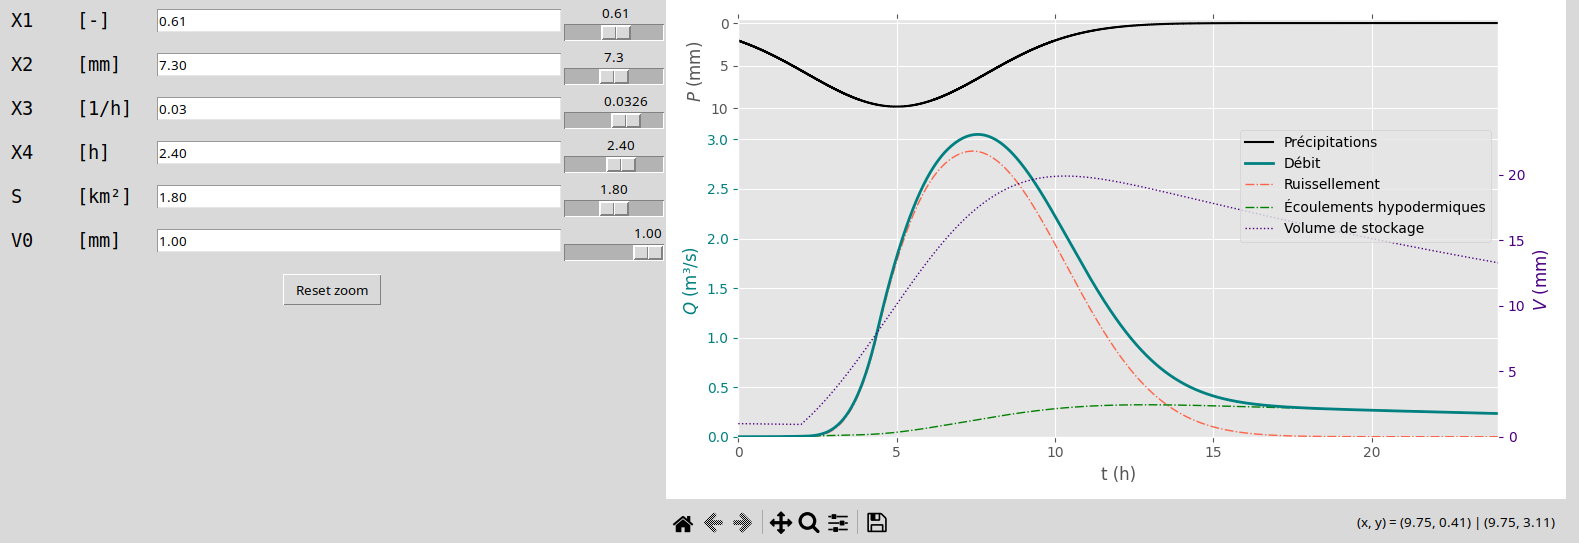

Python code for this plot:
import numpy as np
from matplotlib import pyplot as plt
from typing import Callable
from dataclasses import dataclass
from warnings import warn
from datetime import datetime
from matplotlib.dates import DateFormatter
from os.path import join, dirname


r"""
This module is fully dedicated to the GR4h method

It contains:
    - a Catchment object, storing the relevant catchment parameters
    - a Rain object, storing the relevant rain event data
    - a BlockRain object, simplifying the use of Rain objects
    - an Event object, storing the results of the GR4j(catchment, rain) model
    - a Diagram object for the quick representation of a hyetograph
    - an App to assess the effects of the catchment and rain parameters
"""


@dataclass(slots=True)
class Rain:
    """
    Rain object to apply to a Catchment object.

    Args:
        - time        (numpy.ndarray)  [h]
        - rainfall    (numpy.ndarray) [mm/h]

    Creates a GR4h object when called with a Catchment object:
    >>> gr4h = GR4h(catchment, rain)
    Creates an Event object when applied to a catchment
    >>> event = rain @ catchment
    """

    time: np.ndarray
    rainfall: np.ndarray

    def _duration(self):

        t0 = self.time[0]
        if isinstance(t0, datetime):
            return np.array([
                d.total_seconds() for d in self.time - t0
            ]) / 3600
        if isinstance(t0, float):
            return self.time.copy()

    def __matmul__(self, catchment):
        return gr4(rain=self, catchment=catchment)


@dataclass(slots=True)
class BlockRain:
    r"""
    A constant rain with a limited duration.

    Args:
        - intensity        (floaat)[mm/h]
        - duration         (float) [h]
        - timestep         (float) [h]: directly linked to precision
        - observation_span (float) [h]: the duration of the experiment

    Creates a GR4h object when called with a Catchment object:
    >>> gr4h = GR4h(catchment, rain)
    Creates an Event object when applied to a catchment
    >>> event = rain @ catchment
    """

    intensity: float
    duration: float
    timestep: float = None
    observation_span: float = None

    def __post_init__(self) -> None:

        if self.observation_span is None:
            self.observation_span = 5 * self.duration
        if self.timestep is None:
            self.timestep = self.duration / 200

    def to_rain(self):
        t = np.arange(0, self.observation_span, step=self.timestep)
        r = np.full_like(t, self.intensity)
        r[t > self.duration] = 0
        return Rain(t, r)

    def __matmul__(self, catchment):
        return self.to_rain() @ catchment


def _transfer_func(X4: float, num: int) -> np.ndarray:
    """
    This function will make the transition between the
    water flow and the discharge through a convolution

    discharge = convolution(_transfer_func(water_flow, time/X4))

    Args:
        - X4  (float): the hydrogram's raising time
        - num  (int) : the number of elements to give to the array

    Returns:
        - f (np.ndarray): = 3/(2*X4) * n**2            if n <= 1
                            3/(2*X4) * (2-n[n > 1])**2 if n >  1
    """
    n = np.linspace(0, 2, num)
    f = 3/(2*X4) * n**2
    f[n > 1] = 3/(2*X4) * (2-n[n > 1])**2
    return f


@dataclass(slots=True)
class Catchment:
    """
    Stores GR4h catchment parameters.

    Creates a GR4h object when called with a Rain object:
    >>> gr4h = GR4h(catchment, rain)
    Creates an Event object when applied to a Rain object
    >>> event = rain @ catchment

    Args:
        X1 (float)  [-] : dQ = X1 * dPrecipitations
        X2 (float)  [mm]: Initial abstraction (vegetation interception)
        X3 (float) [1/h]: Sub-surface water volume emptying rate dQs = X3*V*dt
        X4 (float)  [h] : the hydrogram's raising time
    """

    X1: float
    X2: float
    X3: float
    X4: float
    surface: float = 1
    initial_volume: float = 0
    transfer_function: Callable = _transfer_func

    @property
    def X(self):
        return self.X1, self.X2, self.X3, self.X4

    def __matmul__(self, rain):
        return rain @ self


@dataclass(slots=True)
class Event:
    """
    Stores relevant results of a GR4h calculation
    """

    time: np.ndarray
    rainfall: np.ndarray
    volume: np.ndarray
    water_flow: np.ndarray
    discharge_rain: np.ndarray
    discharge_volume: np.ndarray
    discharge: np.ndarray

    def diagram(self, *args, **kwargs):
        return Diagram(self, *args, **kwargs)


def gr4(catchment: Catchment, rain: Rain, volume_check=False) -> Event:
    """
    This function computes an flood Event
    based on the given Catchment and Rain event
    """

    # Unpack GR4 parameters
    X1, X2, X3, X4 = catchment.X

    # Other conditions
    S = catchment.surface  # km²
    V0 = catchment.initial_volume  # mm

    # Rainfall data
    time = rain._duration()  # h
    dP = rain.rainfall  # mm/h
    dt = np.diff(time, append=2*time[-1]-time[-2])  # h

    # integral(rainfall)dt >= initial abstraction
    abstraction = np.cumsum(dP)*dt < X2

    # Removing the initial abstraction from the rainfall
    dP_effective = dP.copy()
    dP_effective[abstraction] = 0

    # solution to the differential equation V' = -X3*V + (1-X1)*P
    V = np.exp(-X3*time) * (
        # homogeneous solution
        (1-X1) * np.cumsum(np.exp(X3*time) * dP_effective) * dt
        # particular solution / initial condition
        + V0
    )

    # Water flows
    dTp = X1*dP_effective  # due to runoff
    dTv = X3*V  # due to volume emptying

    # transfer function as array
    q = catchment.transfer_function(X4, num=(time <= 2*X4).sum())

    Qp = S * np.convolve(dTp, q)[:time.size] * dt / 3.6
    Qv = S * np.convolve(dTv, q)[:time.size] * dt / 3.6

    Vtot = np.trapz(x=time, y=Qp + Qv)*3600
    Ptot = np.trapz(x=time, y=dP)*S*1000
    X2v = X2*S*1000 if (~abstraction).any() else Ptot
    if volume_check:
        print(
            "\n"
            f"Stored volume: {Vtot + X2v:.2e}\n"
            f"\tDischarge     volume: {Vtot:.4e}\n"
            f"\tInitial  abstraction: {X2v:.2e}\n"
            f"Precipitation volume: {Ptot:.2e}"
        )

    return Event(rain.time, dP, V, dTp+dTv, Qp, Qv, Qp+Qv)


with open(join(dirname(__file__), 'GR4.csv')) as file:
    """
    Creating the presets such that:
    >>> GR4presetsPresets[preset] = (X1, X2, X3)
    """
    GR4CatchmentPresets = {
        preset: (float(x1)/100, float(x2), float(x3)/100, float(x4))
        for preset, _surface, _region, x1, x2, x3, x4, _RTratio, _group
        in [
            line.split(',')  # 'cause .csv
            for line in file.read().splitlines()[1:]  # remove header
        ]
    }


class PresetCatchment(Catchment):

    def __init__(self, model: str, *args, **kwargs) -> None:

        model = model.capitalize()
        super().__init__(*GR4CatchmentPresets[model], *args, **kwargs)
        self.model = model


class Diagram:

    def __init__(self,
                 event: Event,
                 style: str = "ggplot",
                 colors=("teal",
                         "k",
                         "indigo",
                         "tomato",
                         "green"),
                 flows_margin=0.3,
                 rain_margin=7,
                 figsize=(6, 3.5),
                 dpi=100,
                 show=True) -> None:

        self.colors = colors
        self.flows_margin = flows_margin
        self.rain_margin = rain_margin

        time = event.time
        rain = event.rainfall
        V = event.volume
        Qp = event.discharge_rain
        Qv = event.discharge_volume
        Q = event.discharge

        tmin = time.min()
        tmax = time.max()
        Qmax = Q.max()
        rmax = rain.max()
        Vmax = V.max()

        with plt.style.context(style):

            c1, c2, c3, c4, c5 = self.colors

            fig, (ax2, ax1) = plt.subplots(
                figsize=figsize,
                nrows=2, gridspec_kw=dict(
                    hspace=0,
                    height_ratios=[1, 3]
                ),
                dpi=dpi,
                sharex=True
            )
            ax2.invert_yaxis()
            ax2.xaxis.tick_top()
            ax3 = ax1.twinx()

            lineQ, = ax1.plot(
                time,
                Q,
                lw=2,
                color=c1,
                label="Débit",
                zorder=10
            )
            lineQp, = ax1.plot(
                time,
                Qp,
                lw=1,
                ls='-.',
                color=c4,
                label="Ruissellement",
                zorder=9
            )
            lineQv, = ax1.plot(
                time,
                Qv,
                lw=1,
                ls='-.',
                color=c5,
                label="Écoulements hypodermiques",
                zorder=9
            )
            ax1.set_ylabel("$Q$ (m³/s)", color=c1)
            ax1.set_xlabel("t (h)")
            ax1.set_xlim((tmin, tmax if tmax else 1))
            ax1.set_ylim((0, Qmax*1.1 if Qmax else 1))
            ax1.tick_params(colors=c1, axis='y')
            if isinstance(tmin, datetime):
                span = (tmax-tmin).total_seconds()
                dateformat = None
                if span < 3600 * 24 * 31:
                    dateformat = "%b-%d %H:%M"
                if span < 3600 * 24:
                    dateformat = "%H:%M"
                elif span < 3600:
                    dateformat = "%M"
                if dateformat is not None:
                    ax1.xaxis.set_major_formatter(DateFormatter(dateformat))
                ax1.set_xticks(ax1.get_xticks())
                ax1.set_xticklabels(ax1.get_xticklabels(), rotation=45)
                ax1.set_xlabel("t (dates)")

            lineP, = ax2.step(
                time,
                rain,
                lw=1.5,
                color=c2,
                label="Précipitations"
            )
            ax2.set_ylim((rmax*1.2 if rmax else 1, -rmax/20))
            ax2.set_ylabel("$P$ (mm)")

            lineV, = ax3.plot(
                time,
                V,
                ":",
                color=c3,
                label="Volume de stockage",
                lw=1
            )
            ax3.set_ylim((0, Vmax*1.1 if Vmax else 1))
            ax3.set_ylabel("$V$ (mm)", color=c3)
            ax3.tick_params(colors=c3, axis='y')
            ax3.grid(False)

            ax1.spines[['top', 'right']].set_visible(False)
            ax2.spines['bottom'].set_visible(False)
            ax3.spines[['left', 'bottom', 'top']].set_visible(False)

            lines = (lineP, lineQ, lineQp, lineQv, lineV)
            labs = [line.get_label() for line in lines]
            ax3.legend(
                lines,
                labs,
                loc="upper right",
                frameon=True
            )

            plt.tight_layout()

            self.figure, self.axes, self.lines = fig, (ax1, ax2, ax3), lines

        if show:
            plt.show()

    def update(self, event):

        time = event.time
        rainfall = event.rainfall
        rain, discharge, discharge_p, discharge_v, storage_vol = self.lines

        discharge.set_data(time, event.discharge)
        discharge_p.set_data(time, event.discharge_rain)
        discharge_v.set_data(time, event.discharge_volume)
        storage_vol.set_data(time, event.volume)
        rain.set_data(time, rainfall)

    def home_zoom(self, canvas):

        rain, discharge, _, _, storage_vol = self.lines
        ax1, ax2, ax3 = self.axes

        t, Q = discharge.get_data()
        tmin = t.min()
        tmax = t.max()
        Qmax = Q.max()
        Imax = rain.get_data()[1].max()
        Vmax = storage_vol.get_data()[1].max()

        ax1.set_xlim((tmin, tmax if tmax else 1))
        ax1.set_ylim((0, Qmax*1.1 if Qmax else 1))
        ax2.set_ylim((Imax*1.2 if Imax else 1, -Imax/20))
        ax3.set_ylim((0, Vmax*1.1 if Vmax else 1))

        for ax in (ax1, ax2, ax3):
            ax.relim()

        plt.tight_layout()
        canvas.draw()


class App:

    def __init__(self,
                 catchment: Catchment,
                 rain: Rain,
                 title: str = None,
                 appearance: str = "light",
                 color_theme: str = "blue",
                 style: str = "seaborn",
                 close_and_clear: bool = True,
                 *args, **kwargs):

        try:
            import customtkinter as ctk
        except ImportError:
            raise ("Install customtkinter for interactive apps")

        self.catchment = catchment
        self.rain = rain
        self.event = rain @ catchment

        ctk.set_appearance_mode(appearance)
        ctk.set_default_color_theme(color_theme)

        self.root = ctk.CTk()
        self.root.title(title)
        self.root.bind('<Return>', self.entries_update)

        self.dframe = ctk.CTkFrame(master=self.root)
        self.dframe.grid(row=0, column=1, sticky="NSEW")

        self.init_diagram(style=style, show=False, *args, **kwargs)

        self.pframe = ctk.CTkFrame(master=self.root)
        self.pframe.grid(column=0, row=0, sticky="NSEW")

        entries = [
            ("catchment", "X1", "-"),
            ("catchment", "X2", "mm"),
            ("catchment", "X3", "1/h"),
            ("catchment", "X4", "h"),
            ("catchment", "surface", "km²", "S"),
            ("catchment", "initial_volume", "mm", "V0"),
        ]
        entries += [
            ("rain", "observation_span", "mm", "tf"),
            ("rain", "intensity", "mm/h", "I0"),
            ("rain", "duration", "h", "t0")
        ] if isinstance(rain, BlockRain) else []

        self.entries = dict()
        for row, entry in enumerate(entries, start=1):

            object, key, unit, *alias = entry

            entryframe = ctk.CTkFrame(master=self.pframe)
            entryframe.grid(sticky="NSEW")
            unit_str = f"[{unit}]"
            name = alias[0] if alias else key

            label = ctk.CTkLabel(
                master=entryframe,
                text=f" {name:<5} {unit_str:<6} ",
                font=("monospace", 14)
            )
            label.grid(row=row, column=0, sticky="EW", ipady=5)

            input = ctk.CTkEntry(master=entryframe, width=50)

            value = getattr(getattr(self, object), key)
            input.insert(0, value)
            input.grid(row=row, column=1, sticky="EW")

            slider = ctk.CTkSlider(
                master=entryframe,
                from_=0, to=2*value if value else 1,
                number_of_steps=999,
                command=(
                    lambda _, object=object, key=key:
                    self.slider_update(object, key)
                )
            )
            slider.grid(row=row, column=2, sticky="EW")

            self.entries[key] = dict(
                object=object,
                label=label,
                input=input,
                slider=slider
            )

        ctk.CTkButton(master=self.pframe,
                      text="Reset zoom",
                      command=lambda: self.diagram.home_zoom(self.canvas)
                      ).grid(pady=10)

        self.root.mainloop()
        if close_and_clear:
            plt.close()

    def init_diagram(self, *args, **kwargs):

        from matplotlib.backends.backend_tkagg import (
            FigureCanvasTkAgg,
            NavigationToolbar2Tk
        )
        from matplotlib.backend_bases import key_press_handler

        diagram = self.event.diagram(*args, **kwargs)

        self.canvas = FigureCanvasTkAgg(diagram.figure, master=self.dframe)
        toolbar = NavigationToolbar2Tk(
            canvas=self.canvas, window=self.dframe)
        toolbar.update()
        self.canvas._tkcanvas.pack()
        self.canvas.draw()
        self.canvas.get_tk_widget().pack()
        self.canvas.mpl_connect('key_press_event',
                                lambda arg: key_press_handler(
                                    arg, self.canvas, toolbar
                                ))
        self.diagram = diagram
        self.root.update()

    def slider_update(self, object: str, key: str):

        value = self.entries[key]["slider"].get()
        self.entries[key]["input"].delete(0, 'end')
        self.entries[key]["input"].insert(0, f"{value:.2f}")
        setattr(getattr(self, object), key, value)
        self.update()

    def entries_update(self, _KeyPressEvent):

        for key in self.entries:

            entry = self.entries[key]
            value = float(entry["input"].get())
            setattr(getattr(self, entry["object"]), key, value)
            v = value if value else 1
            slider = entry["slider"]
            slider.configure(to=2*v)
            slider.set(v)

        self.update()

    def update(self):

        event = self.rain @ self.catchment
        self.diagram.update(event)
        self.canvas.draw()


if __name__ == "__main__":
    rain = BlockRain(50, duration=1.8, observation_span=10)
    catchment = PresetCatchment("Laval")
    catchment.X2 = 80
    App(catchment, rain)
